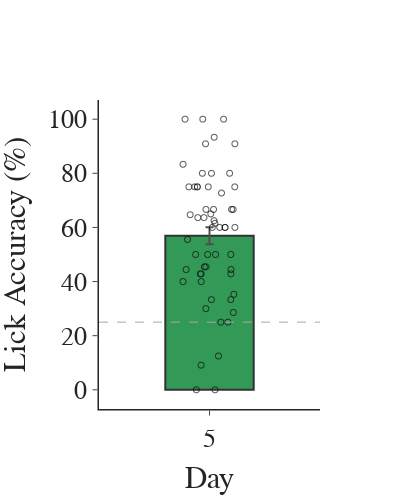

Notebook code cell kept with this figure:
### Code cell
## Probe accuracy as a barplot
## Run 3 times to get the plot with the proper jitter
last_day = probe_df[probe_df['day'] == 5] ## select the last day in A
avg_probe = last_day.groupby(['day'], as_index=False).agg({'probe_acc': ['mean', 'sem']})
shifts = rs.uniform(-0.12, 0.12, last_day['mouse'].unique().shape[0])
fig = pf.custom_graph_template(x_title='Day', y_title='Lick Accuracy (%)', titles=[''], width=400)
fig.add_trace(go.Bar(x=avg_probe['day'], y=avg_probe['probe_acc']['mean'], marker_color=avg_color,
                     marker_line_color='black', marker_line_width=2, opacity=0.8, showlegend=False,
                     error_y=dict(type='data', array=avg_probe['probe_acc']['sem']), width=0.4))
for idx, mouse in enumerate(last_day['mouse'].unique()):
    mdata = last_day[last_day['mouse'] == mouse]
    fig.add_trace(go.Scattergl(x=mdata['day'] + shifts[idx], y=mdata['probe_acc'], mode='markers', marker_color='rgba(255, 255, 255, 0)',
                               opacity=0.6, showlegend=False, marker=dict(line=dict(width=1, color='black'))))
fig.update_xaxes(tickmode='array', tickvals=[5])
fig.add_hline(y=25, line_width=1, line_dash='dash', line_color=chance_color, opacity=1)
fig.show()
fig.write_image(pjoin(fig_path, 'probe_acc_barplot.png'), width=400, height=500)

### Figure 1 — Plotly figure (JSON) as saved in the notebook; plotly's stock layout.template omitted (floating-point values rounded to 4 significant figures)
{"data": [{"error_y": {"array": [3.177], "type": "data"}, "marker": {"color": "#00802D", "line": {"color": "black", "width": 2}}, "opacity": 0.8, "showlegend": false, "type": "bar", "width": 0.4, "x": [5], "y": [56.93]}, {"marker": {"color": "rgba(255, 255, 255, 0)", "line": {"color": "black", "width": 1}}, "mode": "markers", "opacity": 0.6, "showlegend": false, "type": "scattergl", "x": [5.1], "y": [66.67]}, {"marker": {"color": "rgba(255, 255, 255, 0)", "line": {"color": "black", "width": 1}}, "mode": "markers", "opacity": 0.6, "showlegend": false, "type": "scattergl", "x": [5.114], "y": [75.0]}, {"marker": {"color": "rgba(255, 255, 255, 0)", "line": {"color": "black", "width": 1}}, "mode": "markers", "opacity": 0.6, "showlegend": false, "type": "scattergl", "x": [4.88], "y": [83.33]}, {"marker": {"color": "rgba(255, 255, 255, 0)", "line": {"color": "black", "width": 1}}, "mode": "markers", "opacity": 0.6, "showlegend": false, "type": "scattergl", "x": [5.009], "y": [80.0]}, {"marker": {"color": "rgba(255, 255, 255, 0)", "line": {"color": "black", "width": 1}}, "mode": "markers", "opacity": 0.6, "showlegend": false, "type": "scattergl", "x": [4.994], "y": [75.0]}, {"marker": {"color": "rgba(255, 255, 255, 0)", "line": {"color": "black", "width": 1}}, "mode": "markers", "opacity": 0.6, "showlegend": false, "type": "scattergl", "x": [4.984], "y": [66.67]}, {"marker": {"color": "rgba(255, 255, 255, 0)", "line": {"color": "black", "width": 1}}, "mode": "markers", "opacity": 0.6, "showlegend": false, "type": "scattergl", "x": [5.07], "y": [60.0]}, {"marker": {"color": "rgba(255, 255, 255, 0)", "line": {"color": "black", "width": 1}}, "mode": "markers", "opacity": 0.6, "showlegend": false, "type": "scattergl", "x": [5.051], "y": [25.0]}, {"marker": {"color": "rgba(255, 255, 255, 0)", "line": {"color": "black", "width": 1}}, "mode": "markers", "opacity": 0.6, "showlegend": false, "type": "scattergl", "x": [5.071], "y": [60.0]}, {"marker": {"color": "rgba(255, 255, 255, 0)", "line": {"color": "black", "width": 1}}, "mode": "markers", "opacity": 0.6, "showlegend": false, "type": "scattergl", "x": [5.021], "y": [62.5]}, {"marker": {"color": "rgba(255, 255, 255, 0)", "line": {"color": "black", "width": 1}}, "mode": "markers", "opacity": 0.6, "showlegend": false, "type": "scattergl", "x": [4.901], "y": [55.56]}, {"marker": {"color": "rgba(255, 255, 255, 0)", "line": {"color": "black", "width": 1}}, "mode": "markers", "opacity": 0.6, "showlegend": false, "type": "scattergl", "x": [4.962], "y": [42.86]}, {"marker": {"color": "rgba(255, 255, 255, 0)", "line": {"color": "black", "width": 1}}, "mode": "markers", "opacity": 0.6, "showlegend": false, "type": "scattergl", "x": [5.046], "y": [60.0]}, {"marker": {"color": "rgba(255, 255, 255, 0)", "line": {"color": "black", "width": 1}}, "mode": "markers", "opacity": 0.6, "showlegend": false, "type": "scattergl", "x": [4.947], "y": [63.64]}, {"marker": {"color": "rgba(255, 255, 255, 0)", "line": {"color": "black", "width": 1}}, "mode": "markers", "opacity": 0.6, "showlegend": false, "type": "scattergl", "x": [4.937], "y": [50.0]}, {"marker": {"color": "rgba(255, 255, 255, 0)", "line": {"color": "black", "width": 1}}, "mode": "markers", "opacity": 0.6, "showlegend": false, "type": "scattergl", "x": [4.933], "y": [75.0]}, {"marker": {"color": "rgba(255, 255, 255, 0)", "line": {"color": "black", "width": 1}}, "mode": "markers", "opacity": 0.6, "showlegend": false, "type": "scattergl", "x": [5.096], "y": [33.33]}, {"marker": {"color": "rgba(255, 255, 255, 0)", "line": {"color": "black", "width": 1}}, "mode": "markers", "opacity": 0.6, "showlegend": false, "type": "scattergl", "x": [5.097], "y": [42.86]}, {"marker": {"color": "rgba(255, 255, 255, 0)", "line": {"color": "black", "width": 1}}, "mode": "markers", "opacity": 0.6, "showlegend": false, "type": "scattergl", "x": [5.006], "y": [65.0]}, {"marker": {"color": "rgba(255, 255, 255, 0)", "line": {"color": "black", "width": 1}}, "mode": "markers", "opacity": 0.6, "showlegend": false, "type": "scattergl", "x": [5.115], "y": [60.0]}, {"marker": {"color": "rgba(255, 255, 255, 0)", "line": {"color": "black", "width": 1}}, "mode": "markers", "opacity": 0.6, "showlegend": false, "type": "scattergl", "x": [5.107], "y": [66.67]}, {"marker": {"color": "rgba(255, 255, 255, 0)", "line": {"color": "black", "width": 1}}, "mode": "markers", "opacity": 0.6, "showlegend": false, "type": "scattergl", "x": [5.013], "y": [60.0]}, {"marker": {"color": "rgba(255, 255, 255, 0)", "line": {"color": "black", "width": 1}}, "mode": "markers", "opacity": 0.6, "showlegend": false, "type": "scattergl", "x": [5.091], "y": [80.0]}, {"marker": {"color": "rgba(255, 255, 255, 0)", "line": {"color": "black", "width": 1}}, "mode": "markers", "opacity": 0.6, "showlegend": false, "type": "scattergl", "x": [4.945], "y": [75.0]}, {"marker": {"color": "rgba(255, 255, 255, 0)", "line": {"color": "black", "width": 1}}, "mode": "markers", "opacity": 0.6, "showlegend": false, "type": "scattergl", "x": [4.913], "y": [64.71]}, {"marker": {"color": "rgba(255, 255, 255, 0)", "line": {"color": "black", "width": 1}}, "mode": "markers", "opacity": 0.6, "showlegend": false, "type": "scattergl", "x": [4.945], "y": [75.0]}, {"marker": {"color": "rgba(255, 255, 255, 0)", "line": {"color": "black", "width": 1}}, "mode": "markers", "opacity": 0.6, "showlegend": false, "type": "scattergl", "x": [5.054], "y": [72.73]}, {"marker": {"color": "rgba(255, 255, 255, 0)", "line": {"color": "black", "width": 1}}, "mode": "markers", "opacity": 0.6, "showlegend": false, "type": "scattergl", "x": [4.962], "y": [9.091]}, {"marker": {"color": "rgba(255, 255, 255, 0)", "line": {"color": "black", "width": 1}}, "mode": "markers", "opacity": 0.6, "showlegend": false, "type": "scattergl", "x": [5.018], "y": [66.67]}, {"marker": {"color": "rgba(255, 255, 255, 0)", "line": {"color": "black", "width": 1}}, "mode": "markers", "opacity": 0.6, "showlegend": false, "type": "scattergl", "x": [4.992], "y": [50.0]}, {"marker": {"color": "rgba(255, 255, 255, 0)", "line": {"color": "black", "width": 1}}, "mode": "markers", "opacity": 0.6, "showlegend": false, "type": "scattergl", "x": [4.88], "y": [40.0]}, {"marker": {"color": "rgba(255, 255, 255, 0)", "line": {"color": "black", "width": 1}}, "mode": "markers", "opacity": 0.6, "showlegend": false, "type": "scattergl", "x": [4.984], "y": [45.45]}, {"marker": {"color": "rgba(255, 255, 255, 0)", "line": {"color": "black", "width": 1}}, "mode": "markers", "opacity": 0.6, "showlegend": false, "type": "scattergl", "x": [5.108], "y": [28.57]}, {"marker": {"color": "rgba(255, 255, 255, 0)", "line": {"color": "black", "width": 1}}, "mode": "markers", "opacity": 0.6, "showlegend": false, "type": "scattergl", "x": [5.11], "y": [35.29]}, {"marker": {"color": "rgba(255, 255, 255, 0)", "line": {"color": "black", "width": 1}}, "mode": "markers", "opacity": 0.6, "showlegend": false, "type": "scattergl", "x": [5.097], "y": [44.44]}, {"marker": {"color": "rgba(255, 255, 255, 0)", "line": {"color": "black", "width": 1}}, "mode": "markers", "opacity": 0.6, "showlegend": false, "type": "scattergl", "x": [5.083], "y": [25.0]}, {"marker": {"color": "rgba(255, 255, 255, 0)", "line": {"color": "black", "width": 1}}, "mode": "markers", "opacity": 0.6, "showlegend": false, "type": "scattergl", "x": [5.024], "y": [61.54]}, {"marker": {"color": "rgba(255, 255, 255, 0)", "line": {"color": "black", "width": 1}}, "mode": "markers", "opacity": 0.6, "showlegend": false, "type": "scattergl", "x": [5.025], "y": [0.0]}, {"marker": {"color": "rgba(255, 255, 255, 0)", "line": {"color": "black", "width": 1}}, "mode": "markers", "opacity": 0.6, "showlegend": false, "type": "scattergl", "x": [4.889], "y": [100.0]}, {"marker": {"color": "rgba(255, 255, 255, 0)", "line": {"color": "black", "width": 1}}, "mode": "markers", "opacity": 0.6, "showlegend": false, "type": "scattergl", "x": [5.096], "y": [50.0]}, {"marker": {"color": "rgba(255, 255, 255, 0)", "line": {"color": "black", "width": 1}}, "mode": "markers", "opacity": 0.6, "showlegend": false, "type": "scattergl", "x": [4.894], "y": [44.44]}, {"marker": {"color": "rgba(255, 255, 255, 0)", "line": {"color": "black", "width": 1}}, "mode": "markers", "opacity": 0.6, "showlegend": false, "type": "scattergl", "x": [4.975], "y": [63.64]}, {"marker": {"color": "rgba(255, 255, 255, 0)", "line": {"color": "black", "width": 1}}, "mode": "markers", "opacity": 0.6, "showlegend": false, "type": "scattergl", "x": [4.959], "y": [42.86]}, {"marker": {"color": "rgba(255, 255, 255, 0)", "line": {"color": "black", "width": 1}}, "mode": "markers", "opacity": 0.6, "showlegend": false, "type": "scattergl", "x": [4.94], "y": [0.0]}, {"marker": {"color": "rgba(255, 255, 255, 0)", "line": {"color": "black", "width": 1}}, "mode": "markers", "opacity": 0.6, "showlegend": false, "type": "scattergl", "x": [4.977], "y": [45.45]}, {"marker": {"color": "rgba(255, 255, 255, 0)", "line": {"color": "black", "width": 1}}, "mode": "markers", "opacity": 0.6, "showlegend": false, "type": "scattergl", "x": [4.984], "y": [30.0]}, {"marker": {"color": "rgba(255, 255, 255, 0)", "line": {"color": "black", "width": 1}}, "mode": "markers", "opacity": 0.6, "showlegend": false, "type": "scattergl", "x": [4.982], "y": [90.91]}, {"marker": {"color": "rgba(255, 255, 255, 0)", "line": {"color": "black", "width": 1}}, "mode": "markers", "opacity": 0.6, "showlegend": false, "type": "scattergl", "x": [5.009], "y": [33.33]}, {"marker": {"color": "rgba(255, 255, 255, 0)", "line": {"color": "black", "width": 1}}, "mode": "markers", "opacity": 0.6, "showlegend": false, "type": "scattergl", "x": [5.041], "y": [12.5]}, {"marker": {"color": "rgba(255, 255, 255, 0)", "line": {"color": "black", "width": 1}}, "mode": "markers", "opacity": 0.6, "showlegend": false, "type": "scattergl", "x": [5.027], "y": [50.0]}, {"marker": {"color": "rgba(255, 255, 255, 0)", "line": {"color": "black", "width": 1}}, "mode": "markers", "opacity": 0.6, "showlegend": false, "type": "scattergl", "x": [5.064], "y": [100.0]}, {"marker": {"color": "rgba(255, 255, 255, 0)", "line": {"color": "black", "width": 1}}, "mode": "markers", "opacity": 0.6, "showlegend": false, "type": "scattergl", "x": [5.115], "y": [90.91]}, {"marker": {"color": "rgba(255, 255, 255, 0)", "line": {"color": "black", "width": 1}}, "mode": "markers", "opacity": 0.6, "showlegend": false, "type": "scattergl", "x": [4.962], "y": [40.0]}, {"marker": {"color": "rgba(255, 255, 255, 0)", "line": {"color": "black", "width": 1}}, "mode": "markers", "opacity": 0.6, "showlegend": false, "type": "scattergl", "x": [4.969], "y": [100.0]}, {"marker": {"color": "rgba(255, 255, 255, 0)", "line": {"color": "black", "width": 1}}, "mode": "markers", "opacity": 0.6, "showlegend": false, "type": "scattergl", "x": [4.907], "y": [75.0]}, {"marker": {"color": "rgba(255, 255, 255, 0)", "line": {"color": "black", "width": 1}}, "mode": "markers", "opacity": 0.6, "showlegend": false, "type": "scattergl", "x": [4.968], "y": [80.0]}, {"marker": {"color": "rgba(255, 255, 255, 0)", "line": {"color": "black", "width": 1}}, "mode": "markers", "opacity": 0.6, "showlegend": false, "type": "scattergl", "x": [5.021], "y": [93.33]}], "layout": {"font": {"family": "Arial", "size": 26}, "height": 500, "shapes": [{"line": {"color": "darkgrey", "dash": "dash", "width": 1}, "opacity": 1, "type": "line", "x0": 0, "x1": 1, "xref": "x domain", "y0": 25, "y1": 25, "yref": "y"}], "title": {"x": 0.5, "xanchor": "center", "y": 0.9, "yanchor": "top"}, "width": 400, "xaxis": {"anchor": "y", "domain": [0, 1], "linewidth": 1.5, "tickmode": "array", "tickvals": [5], "title": {"text": "Day"}}, "yaxis": {"anchor": "x", "domain": [0, 1], "linewidth": 1.5, "title": {"text": "Lick Accuracy (%)"}}}}
